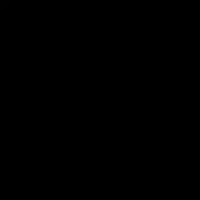
Frame 1 (no input)
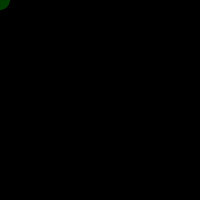
Frame 60 (the mouse pressed at the canvas centre just before this capture)
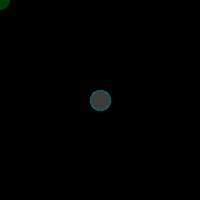
Frame 120 (the mouse held since frame 60 and released just before this capture)

The Processing sketch that drew these frames (run headless with seeded random() and noise(); from frame 60 on, the mouse is pressed at the canvas centre):

// Processing sketch: processing_93684
// ── processing_93684.pde

void setup(){
size(200, 200);
background(0);
}
 
void draw(){
fill(mouseX,144, mouseY, 2);
stroke(0, mouseX, mouseY, 20);
ellipse(mouseX, mouseY, 20, 20);

}
